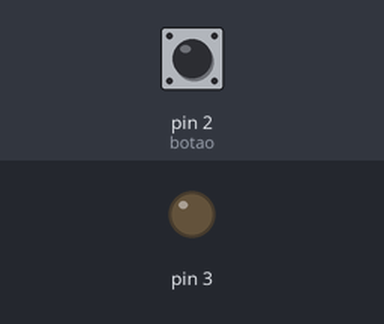
This sketch was run on a simulated Arduino Uno, built with avr-gcc and run on an emulated ATmega328P. Parts: output pins drawn as LEDs (lit = HIGH). Dashed ring = blinking. The test bench sets the inputs (shaded band); at power-on: pin 2 (botao) LOW.

Above: at 1.2 s.
1.3 s: pin 2 (botao) pulled HIGH for 3.2 s
At 2.1 s:
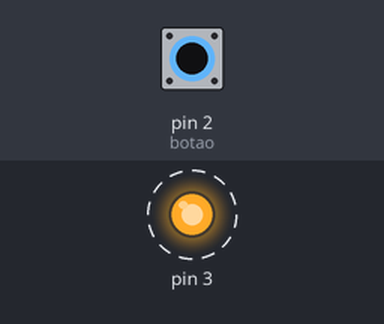
Timing chart, 0 to 6.8 s (numbered marks = the images above; inputs shaded):
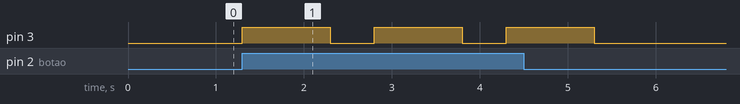

Measured:
- after the input at 1.3 s, pin 3: alternates HIGH for 1.0 s and LOW for 0.50 s, 6 changes in all, then stays LOW, starting at once

The sketch:

4.ino
```cpp
const int botao = 2;

void setup()
{
  pinMode(2, INPUT);
  pinMode(3, OUTPUT);
}

int var;

void loop()
{
  var = digitalRead(botao);
  if (var){
    digitalWrite (3, HIGH);
    delay (1000);
    digitalWrite (3, LOW);
    delay (500);
  }
}
```
